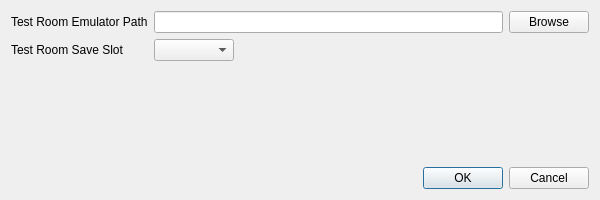
<?xml version="1.0" encoding="UTF-8"?>
<ui version="4.0">
 <class>Settings</class>
 <widget class="QDialog" name="Settings">
  <property name="geometry">
   <rect>
    <x>0</x>
    <y>0</y>
    <width>600</width>
    <height>200</height>
   </rect>
  </property>
  <property name="windowTitle">
   <string>Entity Search</string>
  </property>
  <layout class="QVBoxLayout" name="verticalLayout">
   <item>
    <layout class="QGridLayout" name="gridLayout">
     <item row="0" column="0">
      <widget class="QLabel" name="label">
       <property name="text">
        <string>Test Room Emulator Path</string>
       </property>
      </widget>
     </item>
     <item row="0" column="1">
      <widget class="QLineEdit" name="emulator_path"/>
     </item>
     <item row="0" column="2">
      <widget class="QPushButton" name="emulator_path_browse_button">
       <property name="text">
        <string>Browse</string>
       </property>
      </widget>
     </item>
     <item row="1" column="0">
      <widget class="QLabel" name="label_2">
       <property name="text">
        <string>Test Room Save Slot</string>
       </property>
      </widget>
     </item>
     <item row="1" column="1">
      <widget class="QComboBox" name="test_room_save_slot">
       <property name="maximumSize">
        <size>
         <width>80</width>
         <height>16777215</height>
        </size>
       </property>
      </widget>
     </item>
    </layout>
   </item>
   <item>
    <spacer name="verticalSpacer">
     <property name="orientation">
      <enum>Qt::Vertical</enum>
     </property>
     <property name="sizeHint" stdset="0">
      <size>
       <width>20</width>
       <height>40</height>
      </size>
     </property>
    </spacer>
   </item>
   <item>
    <widget class="QDialogButtonBox" name="buttonBox">
     <property name="standardButtons">
      <set>QDialogButtonBox::Cancel|QDialogButtonBox::Ok</set>
     </property>
    </widget>
   </item>
  </layout>
 </widget>
 <resources/>
 <connections/>
</ui>
